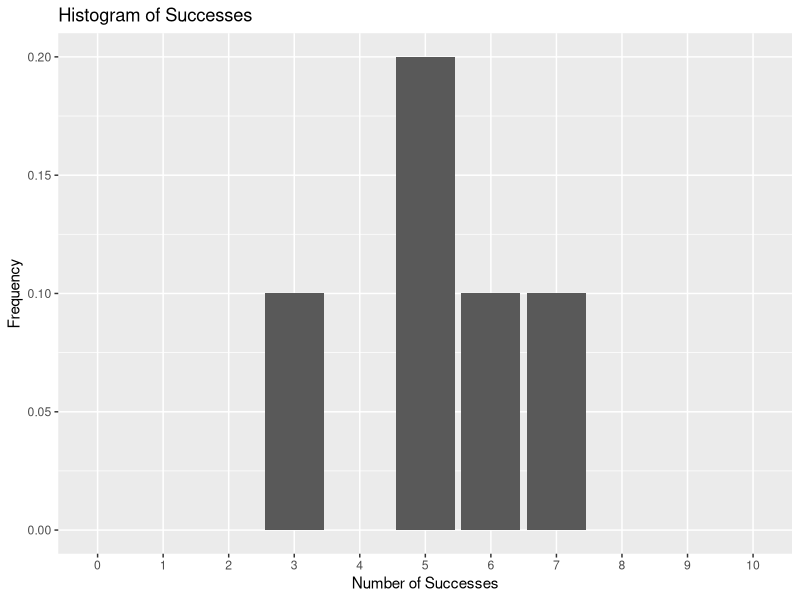

Recreate this plot in R.
# Bernoulli Experiment Simulation
#
# Algorithm:
# 1. Choose the number of repeated trials n.
# 2. Choose the probability p of success in each trial.
# 3. For each trial:
#    - Generate a random number u between 0 and 1.
#    - If u <= p, record success as 1.
#    - Otherwise, record failure as 0.
# 4. Store all results in a vector.
# 5. Count the number of successes and failures.
# 6. Compute the observed relative frequency of success.
#
# Parameters:
#   n : number of Bernoulli trials
#   p : probability of success in each trial
#
# Local variables:
#   results   : vector storing the simulated binary outcomes
#   u         : random number generated at each trial
#   successes : number of observed successes
#   failures  : number of observed failures
#   rel_freq  : observed relative frequency of success
#
# Output:
#   A list containing:
#     - simulated binary values
#     - number of successes
#     - number of failures
#     - observed relative frequency of success
############################################################
rm(list = ls())
simulate_bernoulli <- function(n, p) {
  
  # Check that n is a positive integer
  if (n <= 0 || n != floor(n)) {
    stop("n must be a positive integer.")
  }
  
  # Check that p is a valid probability
  if (p < 0 || p > 1) {
    stop("p must be between 0 and 1.")
  }
  
  # Create an empty vector to store the binary outcomes
  results <- numeric(n)
  
  # Simulate n Bernoulli trials
  for (i in 1:n) {
    
    # Generate a random number from the Uniform(0,1) distribution
    u <- runif(1)
    
    # Assign 1 if the random number is less than or equal to p
    if (u <= p) {
      results[i] <- 1
    } else {
      results[i] <- 0
    }
  } # for
  
  # Count the number of successes
  successes <- sum(results)
  
  # Count the number of failures
  failures <- n - successes
  
  # Compute the observed relative frequency of success
  rel_freq <- successes / n
  
  # Return the results
  return(list(
    values = results,
    successes = successes,
    failures = failures,
    relative_frequency = rel_freq
  ))
}

bernoulli_num_succ <- function(n, p) {
  
  # Check that n is a positive integer
  if (n <= 0 || n != floor(n)) {
    stop("n must be a positive integer.")
  }
  
  # Check that p is a valid probability
  if (p < 0 || p > 1) {
    stop("p must be between 0 and 1.")
  }
  
  # Create an empty vector to store the binary outcomes
  # Count the number of successes
  successes <- sum(runif(n)<=p)
  
  # Return the results
  return(successes)
}

# write a function that executes rep times bernoulli_num_succ
# and records the distribution of the outcomes
# Parameters: n, p
# Output: a dataframe with two columns: 
#   - successes   : the possible numbers of successes
#   - frequency  : the frequency of each number of successes
# a vector of size n+1 that for each element i counts the number of 
#         times that the function produced i-1 true
# Use:
#   dist_values : vector of counts, size n+1
bernoulli_dist <- function(repetitions, n, p){
  # Check that n is a positive integer
  if (n <= 0 || n != floor(n)) {
    stop("n must be a positive integer.")
  }
  
  # Check that p is a valid probability
  if (p < 0 || p > 1) {
    stop("p must be between 0 and 1.")
  }
  dist_values <- data.frame(successes = 0:n, frequency = rep(0, n+1))
  for (i in 1:repetitions){
    # why is the solution below wrong?
    dist_values$frequency[bernoulli_num_succ(n,p)+1] <- 
      dist_values$frequency[bernoulli_num_succ(n,p)+1] +1
    # index <- bernoulli_num_succ(n,p)+1
    # dist_values$frequency[index] <- 
    #   dist_values$frequency[index] +1
  } # for
  cat("\n")
  dist_values$frequency <- dist_values$frequency/repetitions
  return(dist_values)
} # bernoulli_dist - end

############################################################
# Example usage
############################################################

# experiment <- simulate_bernoulli(n = 20, p = 0.5)

# bernoulli_num_succ(10,0.5)

result <- bernoulli_dist(10,10,0.5)

# Load ggplot2
library(ggplot2)

# Plot frequencies for each integer number of successes
ggplot(result, aes(x = factor(successes), y = frequency)) +
  geom_col() +
  labs(
    title = "Histogram of Successes",
    x = "Number of Successes",
    y = "Frequency"
  )
